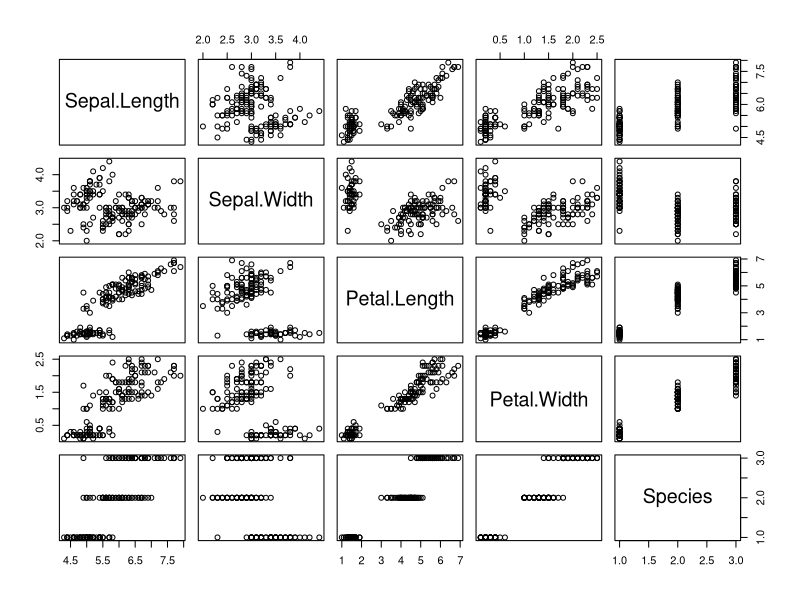
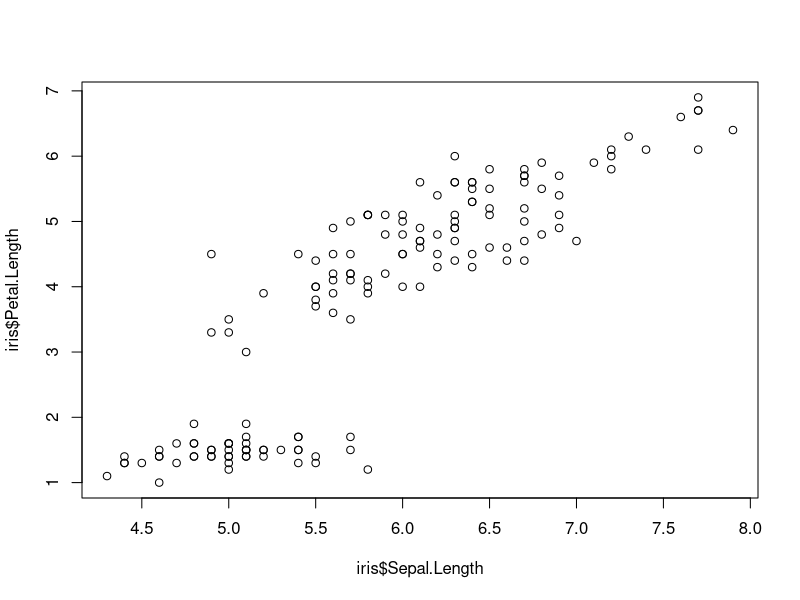
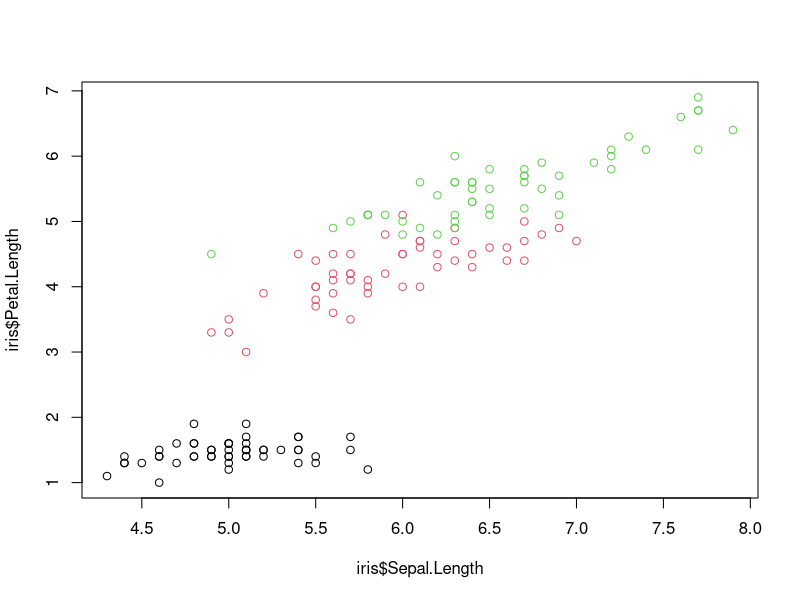
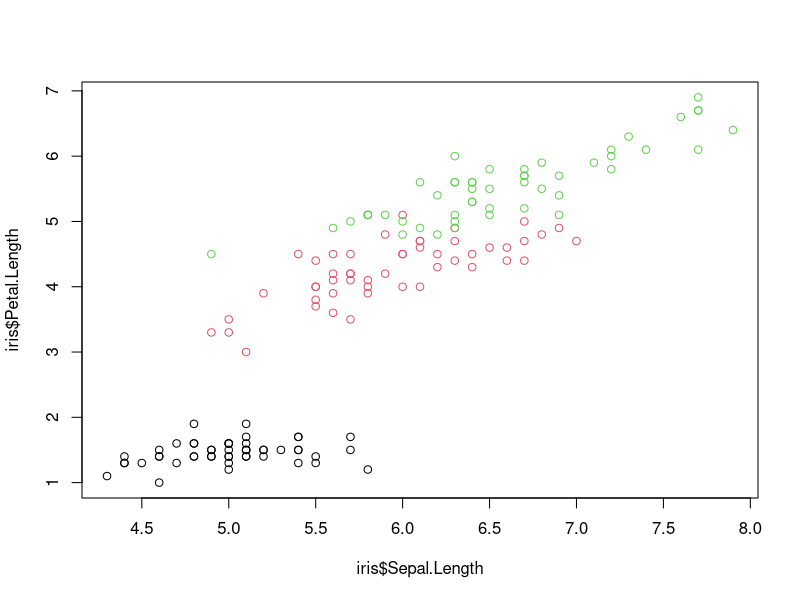
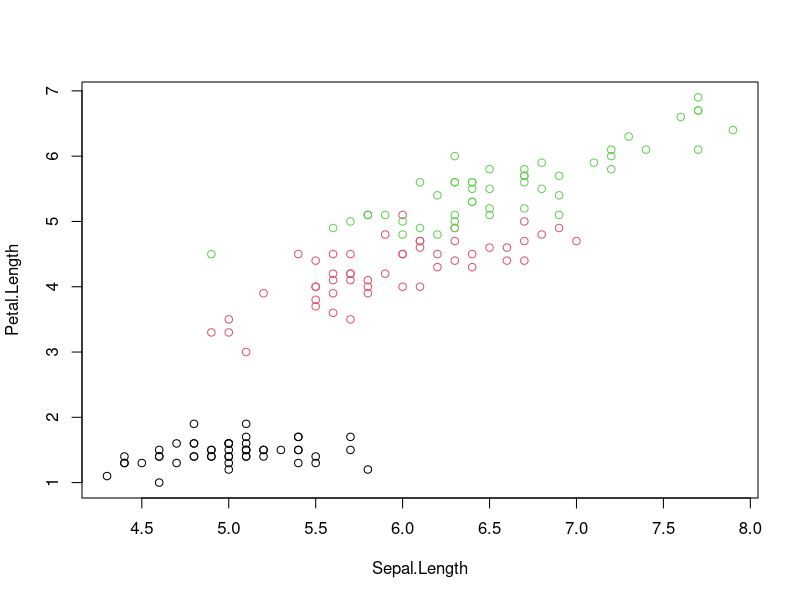
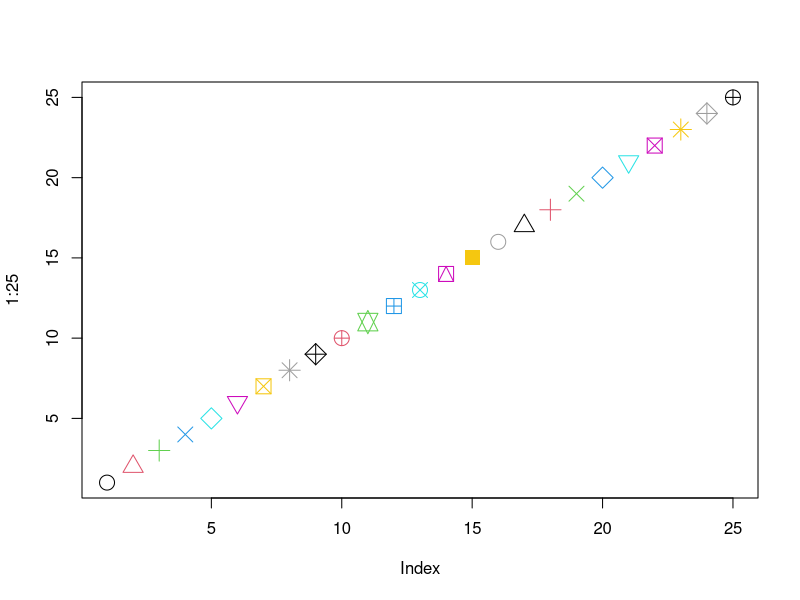
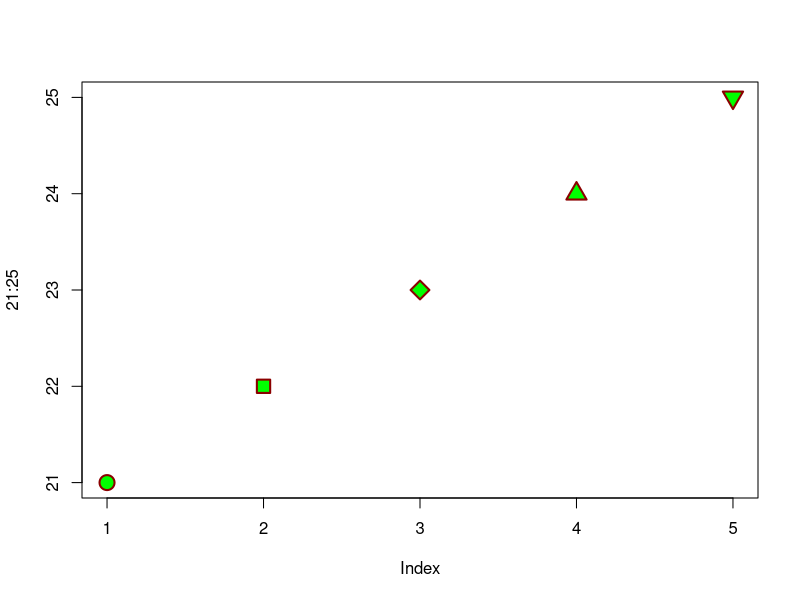
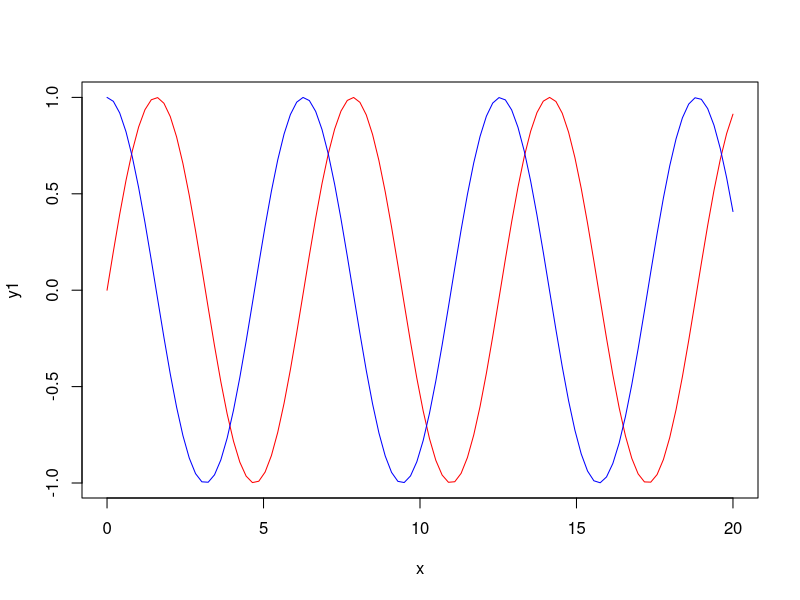

Recreate these plots in R, in order.
## ---- chunk 1
library("knitr")
library("dplyr")
library("ggplot2")
library("readr")
library("lubridate")
knitr::opts_chunk$set(echo = TRUE, eval=TRUE, comment="")
## ---- chunk 2
plot(iris)
## ---- chunk 3
plot(iris$Sepal.Length, iris$Petal.Length)
## ---- chunk 4
plot(iris$Sepal.Length, iris$Petal.Length,
     col=iris$Species)
## ---- chunk 5
plot(iris$Sepal.Length, iris$Petal.Length, 
     col=iris$Species)
## ---- chunk 6
with(iris, plot(Sepal.Length, Petal.Length, 
                col=Species))
## ---- chunk 7
plot(1:25, col=1:25, pch=1:15, cex=2)
## ---- chunk 8
plot(21:25, col="darkred", pch=21:25, cex=2, bg="green", lwd=2)
## ---- chunk 9
x <- seq(0, 20, length.out=100)
y1 <- sin(x)
y2 <- cos(x)
plot(x, y1, type="l", col="red")
lines(x, y2, col="blue")
## ---- chunk 10
x <- seq(0, 20, length.out=100)
plot(x, sin(x), type="l", col="red", lwd=3, lty="dotted")
lines(x, cos(x), col="blue", lwd=2, lty="dashed")
## ---- chunk 11
plot(iris$Sepal.Length, iris$Petal.Length, xlim=c(0, 8), ylim=c(2,8),
     col=iris$Species, pch=16,
     xlab="Sepal Length (cm)", ylab="Petal Length (cm)", main="Iris Data",
     las = 1)
## ---- chunk 12
mycolors <- c("blue", "red", "cyan")
plot(iris$Sepal.Length, iris$Petal.Length, xlim=c(0, 8), ylim=c(2,8),
     col=mycolors[iris$Species], pch = 16,
     xlab="Sepal Length (cm)", ylab="Petal Length (cm)", main="Iris Data",
     las = 1)
legend("topleft", legend=c("Iris setosa", "Iris versicolor", "Iris virginica"),
  col=mycolors, pch=16)
## ---- chunk 13

## ---- chunk 14

## ---- chunk 15
radiation <- read.csv("data/radiation.csv")
radiation$Date <- as.Date(radiation$date)
## ---- chunk 16
plot(radiation$Date, radiation$rad)
## ---- chunk 17
as.Date("11.03.2015", format="%d.%m.%Y")
## ---- chunk 18
radiation$year <- format(radiation$Date, "%Y")
radiation$month <- format(radiation$Date, "%m")
radiation$doy <- format(radiation$Date, "%j")
radiation$weekday <- format(radiation$Date, "%u")

head(radiation)
## ---- chunk 19
yearmax <- aggregate(
  list(rad = radiation$rad),
  list(year = radiation$year),
  max)

monmean <- aggregate(
  list(radiation = radiation$rad),
  list(year = radiation$year, month = radiation$month),
  mean)
## ---- chunk 20
par(mfrow=c(1,2), las=1)
boxplot(rad ~ year, data=radiation)
boxplot(rad ~ month, data=radiation)
## ---- chunk 21
x <- rnorm(100)
par(mfrow=c(2,2))
plot(x)
hist(x)
qqnorm(x)
boxplot(x)
## ---- chunk 22
require(lattice)
data(iris)
xyplot(Sepal.Length ~ Sepal.Width|Species, data=iris, layout=c(3,1))
## ---- chunk 23
library(ggplot2)
data(iris)
ggplot(iris, aes(Sepal.Length, Sepal.Width, color = factor(Species))) + 
  geom_point() + 
  stat_smooth(method = "lm")
## ---- chunk 24
library("dplyr")
library("lubridate")
library("ggplot2")
read.csv("data/radiation.csv") |>
  mutate(year=year(date), doy=yday(date)) |>
  ggplot(aes(doy, rad)) + geom_line() + facet_wrap(. ~ year)

